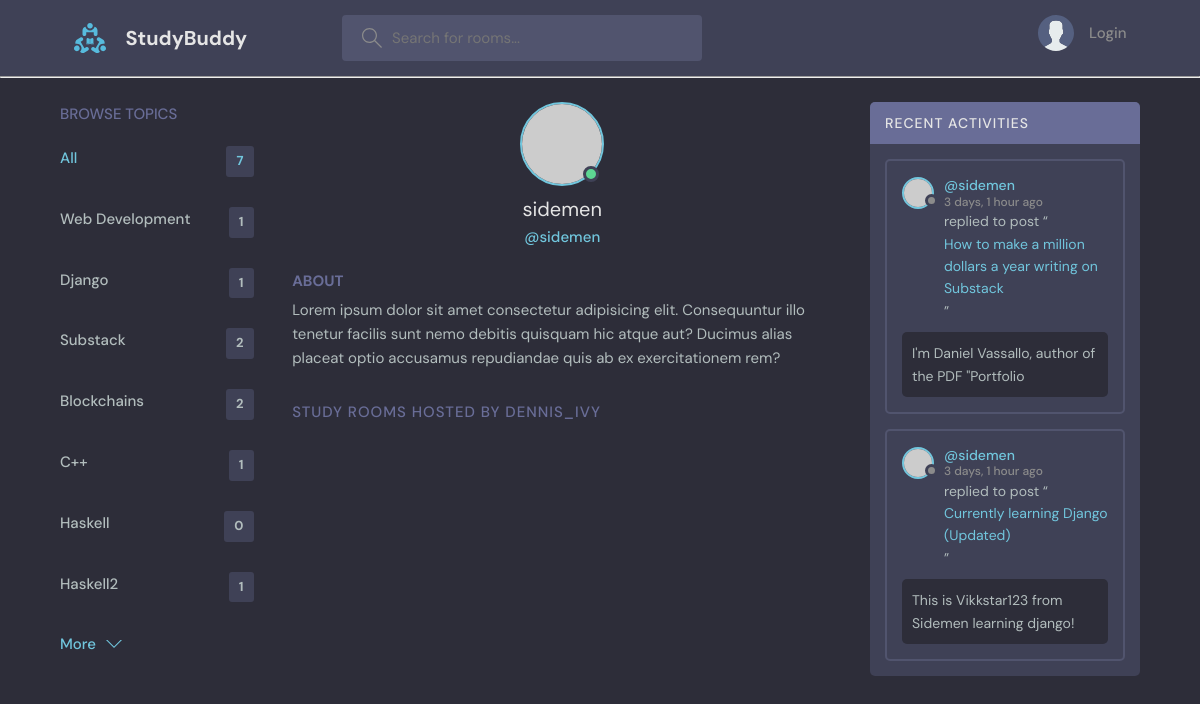
Screenshot of /profile/3/ with the database file from the repository.
### base/models.py (models this page shows, shortened)
class Topic(models.Model):
    name = models.CharField(max_length=200)

class Message(models.Model):
    user = models.ForeignKey(User, on_delete=models.CASCADE)
    room = models.ForeignKey(Room, on_delete=models.CASCADE)
    body = models.TextField()
    updated = models.DateTimeField(auto_now=True)
    created = models.DateTimeField(auto_now_add=True)
    class Meta:
        ordering = ["-updated", "-created"]
    def __str__(self):
        message_preview = self.body[0:50]
        return message_preview

class Room(models.Model):
    host  = models.ForeignKey(User, on_delete=models.SET_NULL, null=True)
    topic = models.ForeignKey("Topic", on_delete=models.SET_NULL, null=True) # Topic as a string since it's written below the Room class
    name = models.CharField(max_length=200)
    description = models.TextField(null=True, blank=True) # field can be blank
    participants = models.ManyToManyField(User, related_name = "participants", blank = True)
    updated = models.DateTimeField(auto_now=True) # take timestamp every time save is hit on the item
    created = models.DateTimeField(auto_now_add=True) # take timestamp when save is hit the first time i.e during creation
    class Meta:
        ordering = ["-updated", "-created"]
    def __str__(self):
        return self.name

### base/views.py (the view)
# urls.py: path("profile/<str:pk>/", views.user_profile, name="user-profile"),
def user_profile(request, pk):
    user = User.objects.get(id=pk)
    rooms = user.room_set.all()
    room_messages = user.message_set.all()
    topics = Topic.objects.all()
    context = {"user": user, "rooms": rooms, "room_messages": room_messages, "topics": topics}
    return render(request, "base/profile.html", context)

### base/templates/base/profile.html (shortened to what this page needs)
{% extends "main.html" %}
{% block content %}
  <main class="profile-page layout layout--3">
    <div class="container">
      {% include "base/topics_component.html" %}
      <div class="roomList">
        <div class="profile">
          <div class="profile__avatar">
            <div class="avatar avatar--large active">
              <img src="https://randomuser.me/api/portraits/men/11.jpg" />
            </div>
          </div>
          <div class="profile__info">
            <h3>{{ user.username }}</h3>
            <p>@{{ user.username }}</p>
          </div>
          <div class="profile__about">
            <h3>About</h3>
            <p>
              Lorem ipsum dolor sit amet consectetur adipisicing elit. Consequuntur illo tenetur
              facilis sunt nemo debitis quisquam hic atque aut? Ducimus alias placeat optio
              accusamus repudiandae quis ab ex exercitationem rem?
            </p>
          </div>
        </div>
        <div class="roomList__header">
          <div>
            <h2>Study Rooms Hosted by dennis_ivy</a>
            </h2>
          </div>
        </div>
      </div>
      {% include "base/activity_component.html" %}
    </div>
  </main>
{% endblock content %}

### base/templates/base/topics_component.html
<div class="topics">
    <div class="topics__header">
      <h2>Browse Topics</h2>
    </div>
    <ul class="topics__list">
      <li>
        <a href="{% url 'home' %}" class="active">All <span>{{topics.count}}</span></a>
      </li>
      {% for topic in topics %}
      <li>
        <a href="{% url 'home' %}?q={{topic.name}}">{{topic.name}} <span>{{topic.room_set.all.count}}</span></a>
      </li>
      {% endfor %}
    </ul>
    <a class="btn btn--link" href="topics.html">
      More
      <svg version="1.1" xmlns="http://www.w3.org/2000/svg" width="32" height="32" viewBox="0 0 32 32">
        <title>chevron-down</title>
        <path d="M16 21l-13-13h-3l16 16 16-16h-3l-13 13z"></path>
      </svg>
    </a>
  </div>

### base/templates/base/activity_component.html (shortened to what this page needs)
<div class="activities">
    <div class="activities__header">
      <h2>Recent Activities</h2>
    </div>
    {% for message in room_messages %}
    <div class="activities__box">
      <div class="activities__boxHeader roomListRoom__header">
        <a href="{% url 'user-profile' message.user.id %}" class="roomListRoom__author">
          <div class="avatar avatar--small">
            <img src="https://randomuser.me/api/portraits/women/11.jpg" />
          </div>
          <p>
            @{{ message.user }}
            <span>{{ message.created | timesince }} ago</span>
          </p>
        </a>
      </div>
      <div class="activities__boxContent">
        <p>replied to post “<a href="{% url 'room' message.room.id %}">{{ message.room}}</a>”</p>
        <div class="activities__boxRoomContent">
          {{ message}}
        </div>
      </div>
    </div>
    {% endfor %}
  </div>

### rows the page displays
Topic: name "Web Development", room_set.all.count "1"
Topic: name "Django", room_set.all.count "1"
Topic: name "Substack", room_set.all.count "2"
Topic: name "Blockchains", room_set.all.count "2"
Topic: name "C++", room_set.all.count "1"
Topic: name "Haskell", room_set.all.count "0"
Topic: name "Haskell2", room_set.all.count "1"
Message: user "sidemen", created "3 days, 1 hour", room "How to make a million dollars a year writing on Substack", body "I'm Daniel Vassallo, author of the PDF \"Portfolio"
Message: user "sidemen", created "3 days, 1 hour", room "Currently learning Django (Updated)", body "This is Vikkstar123 from Sidemen learning django!"

### other values shown
{{ topics.count }} "7"
{{ user.username }} "sidemen"
